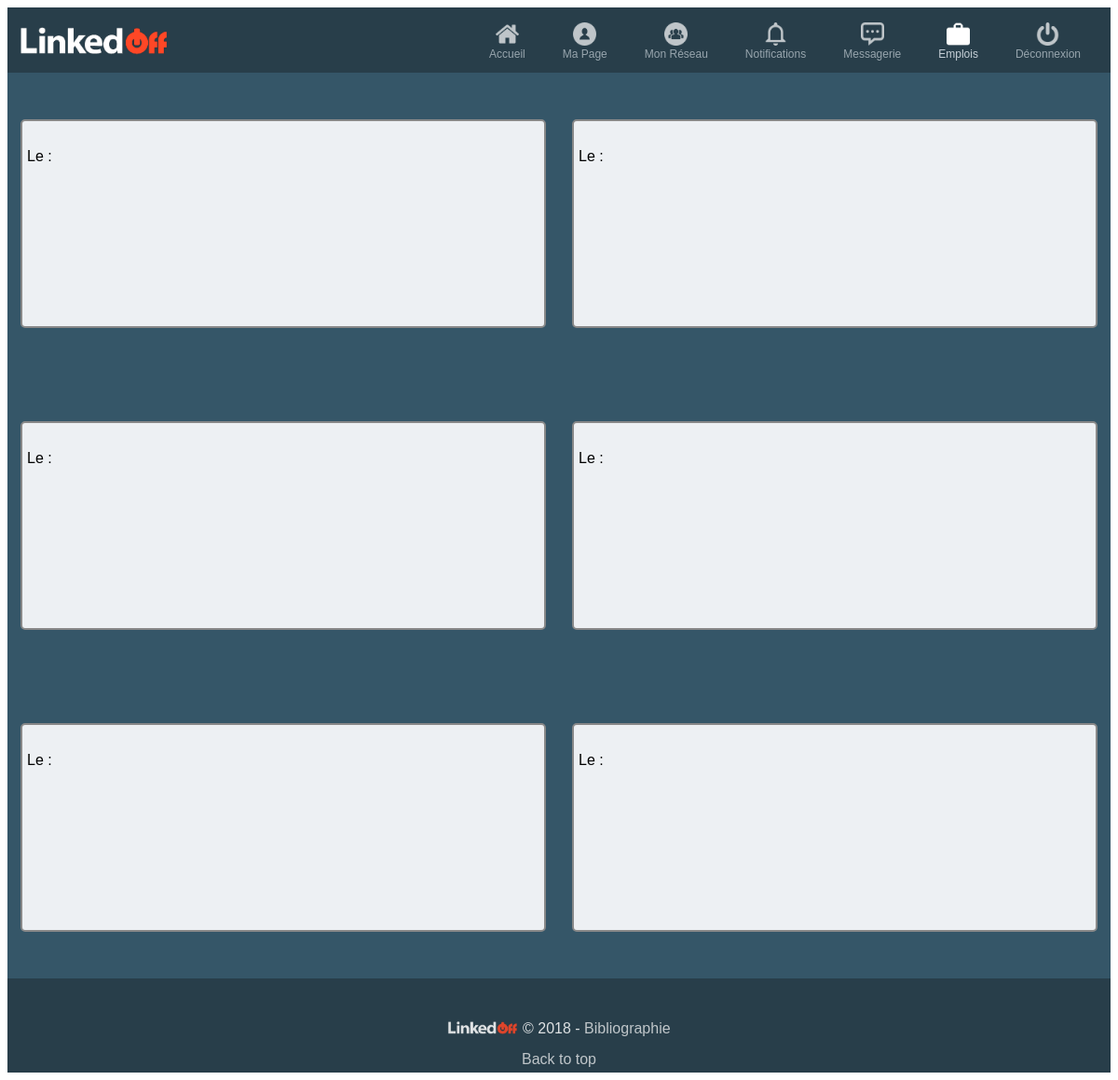
The app's page /frontend/jobs.php, older data.
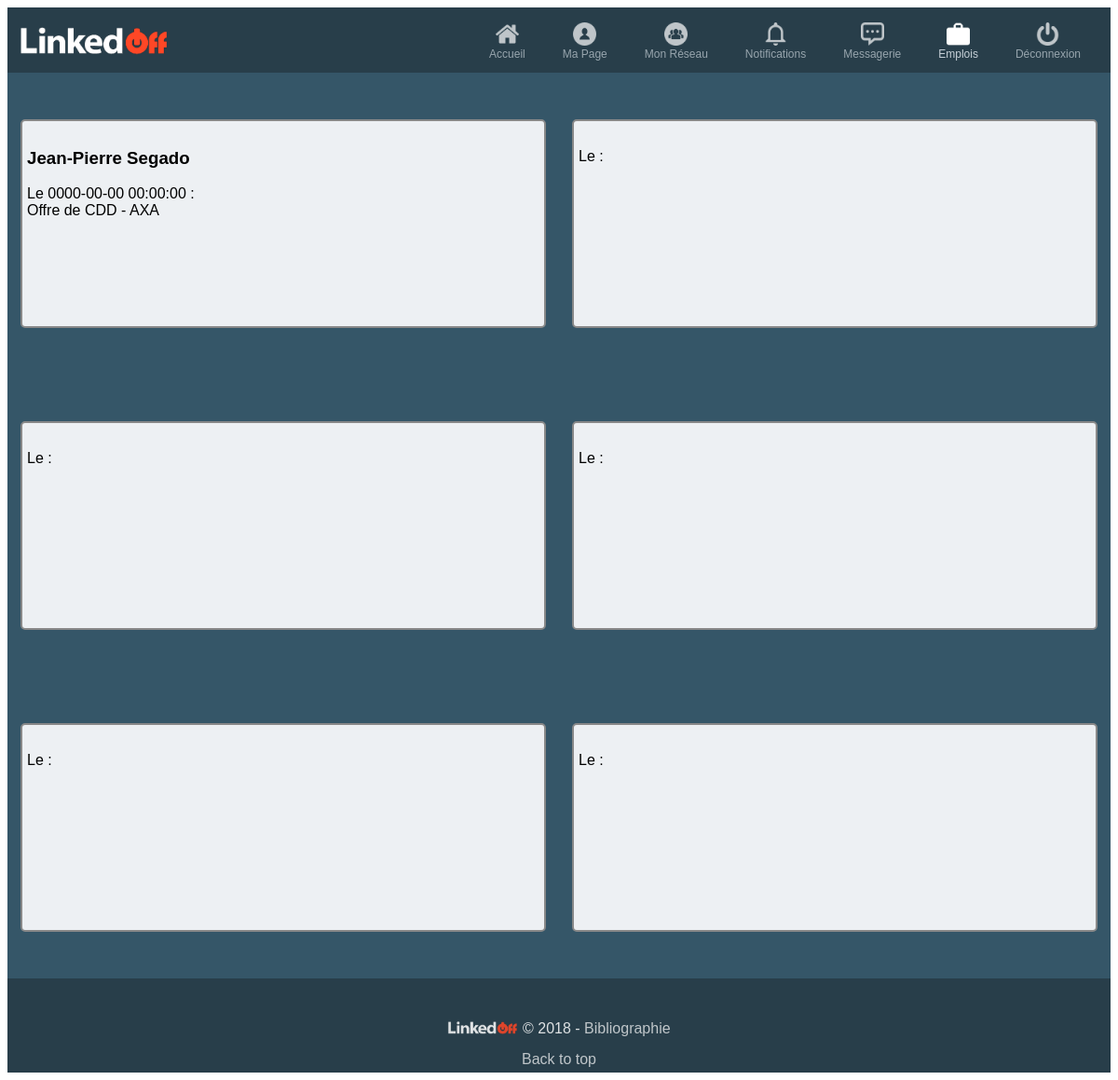
The same page, newer data.
### tables this page shows
CREATE TABLE `users` (
    `username` VARCHAR(12),
    `email` VARCHAR(40) NOT NULL,
    `password` VARCHAR(40) NOT NULL,
    `first_name` VARCHAR(12) NOT NULL,
    `last_name` VARCHAR(12) NOT NULL,
    `profile_photo` VARCHAR(255) NULL DEFAULT NULL COMMENT 'Link to the profile photo',
    `summary` MEDIUMTEXT NULL DEFAULT NULL,
    `status` VARCHAR(20) NULL DEFAULT NULL COMMENT 'Normal user, enterprise, admin',
    `graduation` YEAR NULL DEFAULT NULL,
    PRIMARY KEY (`username`)
);

CREATE TABLE `posts` (
    `post_id` INTEGER NOT NULL AUTO_INCREMENT,
    `username` VARCHAR(12) NULL DEFAULT NULL,
    `privacy` VARCHAR(20) NULL DEFAULT NULL,
    `type` VARCHAR(20) NULL DEFAULT NULL COMMENT 'type of post',
    `text` MEDIUMTEXT NULL DEFAULT NULL,
    `content` VARCHAR(40) NULL DEFAULT NULL COMMENT 'Articles, sites',
    `timestamp` TIMESTAMP NULL DEFAULT NULL,
    `id_shared_post` INTEGER NULL DEFAULT NULL,
    PRIMARY KEY (`post_id`)
);

### frontend/action_jobs.php (the view)
<?php
function jobs($val) {
        $database='linkedoff';
$db_handle=mysqli_connect('localhost', 'root', 'root');
$db_found=mysqli_select_db($db_handle,$database);
if($db_found) {
    $sql = "SELECT timestamp, text FROM posts WHERE type = 'emploi' ORDER BY timestamp DESC LIMIT 1 OFFSET ".$val."";
    $result = mysqli_query($db_handle, $sql) or die(mysql_error());
    $data = mysqli_fetch_assoc($result);
    echo "Le ".$data['timestamp']." :".'<br>'.$data['text'];
}
else { echo "Base de données non trouvée."; }
mysqli_close($db_handle); }
function name($val) {
        $database='linkedoff';
$db_handle=mysqli_connect('localhost', 'root', 'root');
$db_found=mysqli_select_db($db_handle,$database);
if($db_found) {
    $sql = "SELECT u.first_name, u.last_name FROM posts p, users u WHERE type = 'emploi' AND p.username = u.username ORDER BY timestamp DESC LIMIT 1 OFFSET ".$val."";
    $result = mysqli_query($db_handle, $sql) or die(mysql_error());
    $data = mysqli_fetch_assoc($result);
    echo $data['first_name'].' '.$data['last_name'];
}
else { echo "Base de données non trouvée."; }
mysqli_close($db_handle); }
?>

Row changes from the older to the newer data that the page shows:
now on this page (row unchanged): users: first_name "Jean-Pierre", last_name "Segado"
added posts: timestamp "0000-00-00 00:00:00", text "Offre de CDD - AXA"
